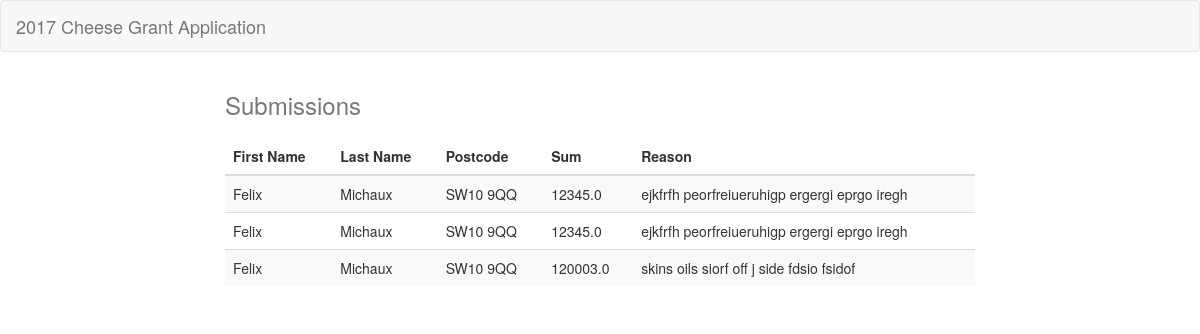
/submissions, run on an earlier commit of the app's database.
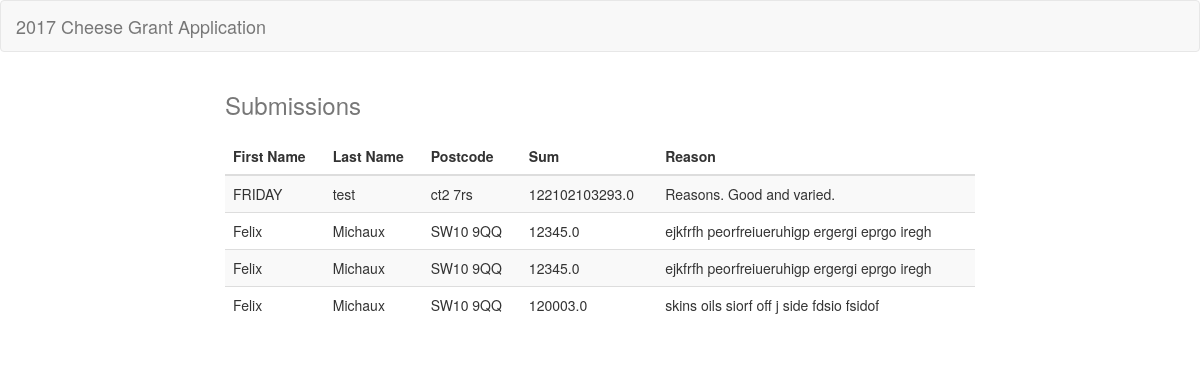
And on a later commit of the database.
### app.py (models this page shows, shortened)
class Submissions(db.Model):
    ID = db.Column(db.Integer, primary_key=True, unique=True, autoincrement=True)
    FIRST_NAME = db.Column(db.Text, nullable=False)
    LAST_NAME = db.Column(db.Text, nullable=False)
    POSTCODE = db.Column(db.String(10), nullable=False)
    AMOUNT = db.Column(db.Float, nullable=False)
    REASON = db.Column(db.Text, nullable=False)

### app.py (the view)
@app.route('/submissions')
def submissions():
    rows = Submissions.query.order_by(Submissions.ID.desc()).all()
    return render_template('submissions.html', rows=rows)

### templates/submissions.html (shortened to what this page needs)
<!DOCTYPE html>
<html lang="en">
<head>
    <link href="//maxcdn.bootstrapcdn.com/bootstrap/3.3.7/css/bootstrap.min.css" rel="stylesheet">
</head>
<body>
    <div class="navbar navbar-default" role="navigation">
        <div>
            <a class="navbar-brand text-muted" href="/">2017 Cheese Grant Application</a>
        </div>
    </div>
    <div class="container">
        <div class="row">
            <div class="col-xs-10 col-xs-offset-1 col-md-8 col-md-offset-2" style="background: white;">
                <div class="header">
                    <h3 class="text-muted">Submissions<h3>
        </div>
        <table class="table table-striped">
          <thead>
          <tr>
          <th>
          First Name
          </th>
          <th>
          Last Name
          </th>
          <th>
          Postcode
          </th>
          <th>
          Sum
          </th>
          <th>
          Reason
          </th>
          </tr>
          </thead>
          <tbody>
            {% for r in rows %}
            <tr>
            <td>
              {{r.FIRST_NAME}}
            </td>
            <td>
              {{r.LAST_NAME}}
            </td>
            <td>
              {{r.POSTCODE}}
            </td>
            <td>
              {{r.AMOUNT}}
            </td>
            <td>
              {{r.REASON}}
            </td>
          </tr>
            {% endfor %}
          </tbody>
        </table>
    </div>
    </div>
  </div>
</body>
</html>

### templates/submissions.html (style rules this page uses)
html, body { min-height: 100%; }

What changed in the data, as far as the page shows it:
added Submissions: FIRST_NAME "FRIDAY", LAST_NAME "test", POSTCODE "ct2 7rs", AMOUNT "122102103293.0", REASON "Reasons. Good and varied."
